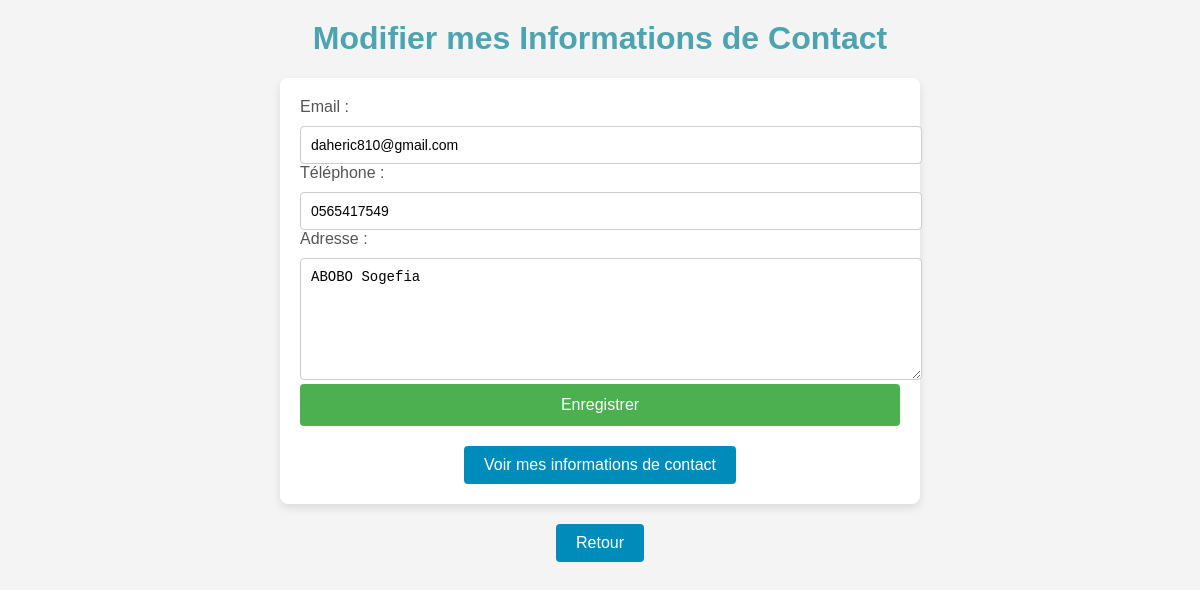
/contact__/ (signed in), run on the app's committed database.
### appcv/models.py (models this page shows, shortened)
class Contact(models.Model):
    user = models.ForeignKey(User, on_delete=models.CASCADE)
    email = models.EmailField()
    telephone = models.CharField(max_length=20, null=True, blank=True)
    adresse = models.TextField(null=True, blank=True)

### appcv/views.py (the view)
# urls.py: path('contact__/', views.contact__, name='contact__'),
@login_required
def contact__(request):
    try:
        contact = Contact.objects.get(user=request.user)
    except Contact.DoesNotExist:
        contact = None
    if request.method == "POST":
        form = ContactForm(request.POST, instance=contact)
        if form.is_valid():
            contact = form.save(commit=False)
            contact.user = request.user
            contact.save()
            return redirect("contact__")  # Rediriger vers la vue des informations de contact
    else:
        form = ContactForm(instance=contact)
    return render(request, "formulair/contact__.html", {"form": form})

### appcv/forms.py
class ContactForm(forms.ModelForm):
    class Meta:
        model = Contact
        fields = ['email', 'telephone', 'adresse']

### appcv/templates/formulair/contact__.html (shortened to what this page needs)
<!DOCTYPE html>
<html>
<head>
    {% load static %}
    <link rel="stylesheet" href="{% static 'contact__.css' %}">
</head>
<body>
    <h1>Modifier mes Informations de Contact</h1>
    <form method="POST">
        <label for="email">Email :</label>
        <input type="email" name="email" id="email" value="{{ form.email.value|default:'' }}" required><br>
        <label for="telephone">Téléphone :</label>
        <input type="text" name="telephone" id="telephone" value="{{ form.telephone.value|default:'' }}"><br>
        <label for="adresse">Adresse :</label>
        <textarea name="adresse" id="adresse">{{ form.adresse.value|default:'' }}</textarea><br>
        <button type="submit">Enregistrer</button>
    <a href="{% url 'aff_contact' %}">
        <button type="button">Voir mes informations de contact</button>
    </a>
    </form>
    {% include "partiel/retoure.html" %}
</body>
</html>

### appcv/static/contact__.css (style rules this page uses)
body { font-family: Arial, sans-serif; background-color: #f4f4f4; margin: 0; padding: 0; }
h1 { text-align: center; color: #333; margin-top: 20px; color: hwb(187 30% 31%); }
form { width: 50%; margin: 0 auto; background-color: #fff; padding: 20px; border-radius: 8px; box-shadow: 0 4px 8px rgba(0, 0, 0, 0.1); }
label { display: block; margin-bottom: 5px; font-size: 16px; color: #555; }
input[type="text"], input[type="email"], textarea { width: 100%; padding: 10px; margin-top: 5px; border: 1px solid #ccc; border-radius: 4px; font-size: 14px; }
textarea { height: 100px; resize: vertical; }
button { width: 100%; padding: 12px; background-color: #4CAF50; color: white; font-size: 16px; border: none; border-radius: 4px; cursor: pointer; transition: background-color 0.3s; }
a { display: block; text-align: center; margin-top: 20px; }
a button { width: auto; padding: 10px 20px; background-color: #008CBA; color: white; font-size: 16px; border: none; border-radius: 4px; cursor: pointer; transition: background-color 0.3s; }

### data on the page
Contact: email "daheric810@gmail.com", telephone "0565417549", adresse "ABOBO Sogefia"
